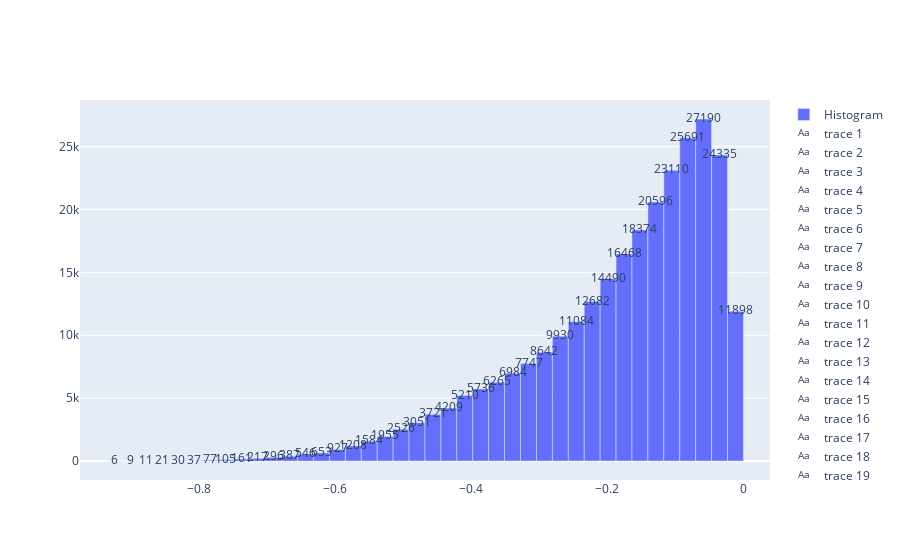

Write notebook code for a chart like this one.
### Code cell
# Plot the figure
counts, bins = np.histogram(df_interest['ScoreChange'], bins=40)
bin_midpoints = bins[:-1] + np.diff(bins)/2

fig = go.Figure()

fig.add_trace(go.Bar(
    x=bin_midpoints,
    y=counts,
    width=np.diff(bins), # makes bars have correct widths
    name='Histogram'
))
# add text labels for counts
for i in range(len(counts)):
    fig.add_trace(go.Scatter(
        x=[bin_midpoints[i]],
        y=[counts[i]],
        text=[str(counts[i])],
        mode='text',
    ))

fig.show()

### Figure 1 — Plotly figure (JSON) as saved in the notebook; plotly's stock layout.template omitted (floating-point values rounded to 4 significant figures)
{"data": [{"name": "Histogram", "type": "bar", "width": [0.02339, 0.02339, 0.02339, 0.02339, 0.02339, 0.02339, 0.02339, 0.02339, 0.02339, 0.02339, 0.02339, 0.02339, 0.02339, 0.02339, 0.02339, 0.02339, 0.02339, 0.02339, 0.02339, 0.02339, 0.02339, 0.02339, 0.02339, 0.02339, 0.02339, 0.02339, 0.02339, 0.02339, 0.02339, 0.02339, 0.02339, 0.02339, 0.02339, 0.02339, 0.02339, 0.02339, 0.02339, 0.02339, 0.02339, 0.02339], "x": [-0.9239, -0.9005, -0.8771, -0.8537, -0.8303, -0.807, -0.7836, -0.7602, -0.7368, -0.7134, -0.69, -0.6666, -0.6433, -0.6199, -0.5965, -0.5731, -0.5497, -0.5263, -0.5029, -0.4796, -0.4562, -0.4328, -0.4094, -0.386, -0.3626, -0.3392, -0.3159, -0.2925, -0.2691, -0.2457, -0.2223, -0.1989, -0.1755, -0.1522, -0.1288, -0.1054, -0.082, -0.05862, -0.03523, -0.01185], "y": [6, 9, 11, 21, 30, 37, 77, 105, 161, 217, 296, 387, 546, 653, 927, 1208, 1584, 1955, 2526, 3051, 3721, 4209, 5210, 5736, 6265, 6984, 7747, 8642, 9930, 11084, 12682, 14490, 16468, 18374, 20596, 23110, 25691, 27190, 24335, 11898]}, {"mode": "text", "text": ["6"], "type": "scatter", "x": [-0.9239], "y": [6]}, {"mode": "text", "text": ["9"], "type": "scatter", "x": [-0.9005], "y": [9]}, {"mode": "text", "text": ["11"], "type": "scatter", "x": [-0.8771], "y": [11]}, {"mode": "text", "text": ["21"], "type": "scatter", "x": [-0.8537], "y": [21]}, {"mode": "text", "text": ["30"], "type": "scatter", "x": [-0.8303], "y": [30]}, {"mode": "text", "text": ["37"], "type": "scatter", "x": [-0.807], "y": [37]}, {"mode": "text", "text": ["77"], "type": "scatter", "x": [-0.7836], "y": [77]}, {"mode": "text", "text": ["105"], "type": "scatter", "x": [-0.7602], "y": [105]}, {"mode": "text", "text": ["161"], "type": "scatter", "x": [-0.7368], "y": [161]}, {"mode": "text", "text": ["217"], "type": "scatter", "x": [-0.7134], "y": [217]}, {"mode": "text", "text": ["296"], "type": "scatter", "x": [-0.69], "y": [296]}, {"mode": "text", "text": ["387"], "type": "scatter", "x": [-0.6666], "y": [387]}, {"mode": "text", "text": ["546"], "type": "scatter", "x": [-0.6433], "y": [546]}, {"mode": "text", "text": ["653"], "type": "scatter", "x": [-0.6199], "y": [653]}, {"mode": "text", "text": ["927"], "type": "scatter", "x": [-0.5965], "y": [927]}, {"mode": "text", "text": ["1208"], "type": "scatter", "x": [-0.5731], "y": [1208]}, {"mode": "text", "text": ["1584"], "type": "scatter", "x": [-0.5497], "y": [1584]}, {"mode": "text", "text": ["1955"], "type": "scatter", "x": [-0.5263], "y": [1955]}, {"mode": "text", "text": ["2526"], "type": "scatter", "x": [-0.5029], "y": [2526]}, {"mode": "text", "text": ["3051"], "type": "scatter", "x": [-0.4796], "y": [3051]}, {"mode": "text", "text": ["3721"], "type": "scatter", "x": [-0.4562], "y": [3721]}, {"mode": "text", "text": ["4209"], "type": "scatter", "x": [-0.4328], "y": [4209]}, {"mode": "text", "text": ["5210"], "type": "scatter", "x": [-0.4094], "y": [5210]}, {"mode": "text", "text": ["5736"], "type": "scatter", "x": [-0.386], "y": [5736]}, {"mode": "text", "text": ["6265"], "type": "scatter", "x": [-0.3626], "y": [6265]}, {"mode": "text", "text": ["6984"], "type": "scatter", "x": [-0.3392], "y": [6984]}, {"mode": "text", "text": ["7747"], "type": "scatter", "x": [-0.3159], "y": [7747]}, {"mode": "text", "text": ["8642"], "type": "scatter", "x": [-0.2925], "y": [8642]}, {"mode": "text", "text": ["9930"], "type": "scatter", "x": [-0.2691], "y": [9930]}, {"mode": "text", "text": ["11084"], "type": "scatter", "x": [-0.2457], "y": [11084]}, {"mode": "text", "text": ["12682"], "type": "scatter", "x": [-0.2223], "y": [12682]}, {"mode": "text", "text": ["14490"], "type": "scatter", "x": [-0.1989], "y": [14490]}, {"mode": "text", "text": ["16468"], "type": "scatter", "x": [-0.1755], "y": [16468]}, {"mode": "text", "text": ["18374"], "type": "scatter", "x": [-0.1522], "y": [18374]}, {"mode": "text", "text": ["20596"], "type": "scatter", "x": [-0.1288], "y": [20596]}, {"mode": "text", "text": ["23110"], "type": "scatter", "x": [-0.1054], "y": [23110]}, {"mode": "text", "text": ["25691"], "type": "scatter", "x": [-0.082], "y": [25691]}, {"mode": "text", "text": ["27190"], "type": "scatter", "x": [-0.05862], "y": [27190]}, {"mode": "text", "text": ["24335"], "type": "scatter", "x": [-0.03523], "y": [24335]}, {"mode": "text", "text": ["11898"], "type": "scatter", "x": [-0.01185], "y": [11898]}], "layout": {"autosize": true, "xaxis": {"autorange": true, "range": [-0.9746, 0.03882], "type": "linear"}, "yaxis": {"autorange": true, "range": [-1504.0, 28700.0], "type": "linear"}}}
